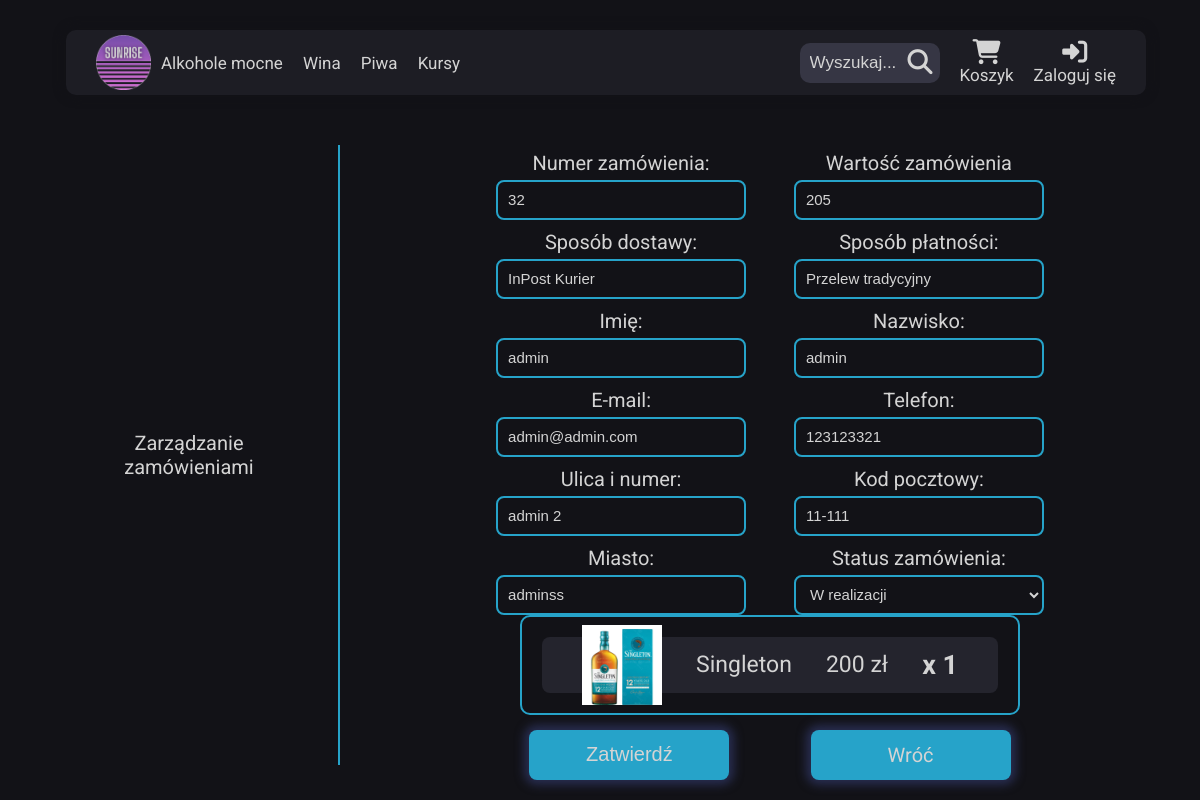
The page /html/admin_panel/edit_order.php?item=32 on the database its author committed.
### tables this page shows
CREATE TABLE `order_details` (
  `id` int(11) NOT NULL,
  `total` float NOT NULL,
  `payment_id` int(11) NOT NULL,
  `shipping_id` int(11) NOT NULL,
  `status` varchar(20) NOT NULL,
  `creation_date` datetime NOT NULL,
  `mod_date` datetime NOT NULL
);

CREATE TABLE `shipping` (
  `id` int(11) NOT NULL,
  `shipper_name` varchar(50) NOT NULL,
  `shipping_cost` float NOT NULL,
  `isActive` tinyint(1) NOT NULL
);

CREATE TABLE `payment` (
  `id` int(11) NOT NULL,
  `payment_name` varchar(50) NOT NULL,
  `payment_cost` float NOT NULL,
  `isActive` tinyint(1) NOT NULL
);

CREATE TABLE `order_data` (
  `id` int(11) NOT NULL,
  `firstname` varchar(50) NOT NULL,
  `lastname` varchar(50) NOT NULL,
  `mail` varchar(100) NOT NULL,
  `telephone` varchar(11) NOT NULL,
  `address_id` int(11) NOT NULL,
  `order_id` int(11) NOT NULL,
  `invoice_name` varchar(100) NOT NULL,
  `invoice_mail` varchar(100) NOT NULL,
  `invoice_telephone` varchar(11) NOT NULL,
  `invoice_address_id` int(11) NOT NULL,
  `status` int(1) NOT NULL DEFAULT 0
);

CREATE TABLE `address` (
  `id` int(11) NOT NULL,
  `city` varchar(50) NOT NULL,
  `postal` varchar(10) NOT NULL,
  `address` varchar(75) NOT NULL,
  `create_date` datetime NOT NULL,
  `mod_date` datetime NOT NULL
);

CREATE TABLE `order_product` (
  `order_id` int(11) NOT NULL,
  `product_id` int(11) NOT NULL,
  `quantity` int(11) NOT NULL
);

CREATE TABLE `photos` (
  `id` int(11) NOT NULL,
  `path` varchar(255) NOT NULL
);

CREATE TABLE `product` (
  `id` int(11) NOT NULL,
  `product_name` varchar(50) NOT NULL,
  `category_id` int(11) NOT NULL,
  `price` float NOT NULL,
  `description` text NOT NULL,
  `stock` int(11) NOT NULL,
  `photo_id` int(11) NOT NULL
);

### html/admin_panel/edit_order.php (the view, shortened to what this page needs)
<?php
require_once('../../php/dblogin.php');
include '../menu_component.php';
$sql = 'select order_details.id, total, payment_name, shipper_name from order_details inner join payment on order_details.payment_id=payment.id inner join shipping on order_details.shipping_id=shipping.id where order_details.id = ?';
$query = $pdo->prepare($sql);
$query->execute([$_GET['item']]);
$order_info = $query->fetch();
$sql = 'select firstname, lastname, mail, telephone, address_id, order_id, status, invoice_name, invoice_mail, invoice_telephone, invoice_address_id from order_data where order_id = ?';
$query = $pdo->prepare($sql);
$query->execute([$_GET['item']]);
$user_info = $query->fetch();
$sql = 'select city, postal, address from address where id = ?';
$query = $pdo->prepare($sql);
$query->execute([$user_info['address_id']]);
$address_info = $query->fetch();
$sql = 'select city, postal, address from address where id = ?';
$query = $pdo->prepare($sql);
$query->execute([$user_info['invoice_address_id']]);
?>
<!DOCTYPE html>
<html lang="pl">
<head>
    <link rel="stylesheet" href="../../css/main.css" />
</head>
<body>
    <?php echo $nav; ?>
    <main class="user admin">
        <section class="user__menu admin__menu">
            <a href="./orders.php" class="user__menu--item admin__menu--item">Zarządzanie zamówieniami</a>
        </section>
        <section class="user__section admin__section">
            <div class="admin__contentContainer admin__editContainer">
                <form class="admin__contentContainer--userForm" id="create-product-form" method="post" action="../../php/admin_panel/edit_order.php">
                    <div class="admin__formContainer">
                        <label for="order_id">Numer zamówienia:</label>
                        <input type="text" name="order_id" id="order_id" class="admin__contentContainer--input" placeholder="Numer zamówienia" value="<?= $order_info['id'] ?>">
                    </div>
                    <div class="admin__formContainer">
                        <label for="total">Wartość zamówienia</label>
                        <input type="text" name="total" id="total" class="admin__contentContainer--input" placeholder="Wartość zamówienia" value="<?= $order_info['total'] ?>">
                    </div>
                    <div class="admin__formContainer">
                        <label for="shipping">Sposób dostawy:</label>
                        <input type="text" name="shipping" id="shipping" class="admin__contentContainer--input" placeholder="Sposób dostawy" value="<?= $order_info['shipper_name'] ?>">
                    </div>
                    <div class="admin__formContainer">
                        <label for="payment">Sposób płatności:</label>
                        <input type="text" name="payment" id="payment" class="admin__contentContainer--input" placeholder="Sposób płatności" value="<?= $order_info['payment_name'] ?>">
                    </div>
                    <div class="admin__formContainer">
                        <label for="firstname">Imię:</label>
                        <input type="text" name="firstname" id="firstname" class="admin__contentContainer--input" placeholder="Imię" value="<?= $user_info['firstname'] ?>">
                    </div>
                    <div class="admin__formContainer">
                        <label for="lastname">Nazwisko:</label>
                        <input type="text" name="lastname" id="lastname" class="admin__contentContainer--input" placeholder="Nazwisko" value="<?= $user_info['lastname'] ?>">
                    </div>
                    <div class="admin__formContainer">
                        <label for="email">E-mail:</label>
                        <input type="email" name="email" id="email" class="admin__contentContainer--input" placeholder="Email" value="<?= $user_info['mail'] ?>">
                    </div>
                    <div class="admin__formContainer">
                        <label for="phone">Telefon:</label>
                        <input type="number" name="phone" id="phone" class="admin__contentContainer--input" placeholder="Telefon" value="<?= $user_info['telephone'] ?>">
                    </div>
                    <div class="admin__formContainer">
                        <label for="address">Ulica i numer:</label>
                        <input type="text" name="address" id="address" class="admin__contentContainer--input" placeholder="Ulica i numer" value="<?= $address_info['address'] ?>">
                    </div>
                    <div class="admin__formContainer">
                        <label for="postcode">Kod pocztowy:</label>
                        <input type="text" name="postcode" id="postcode" class="admin__contentContainer--input" placeholder="Kod pocztowy" value="<?= $address_info['postal'] ?>">
                    </div>
                    <div class="admin__formContainer">
                        <label for="city">Miasto:</label>
                        <input type="text" name="city" id="city" class="admin__contentContainer--input" placeholder="Miasto" value="<?= $address_info['city'] ?>">
                    </div>
                    <div class="admin__formContainer">
                        <label for="status">Status zamówienia:</label>
                        <select name="status" id="status" class="admin__contentContainer--input">
                            <option value="0" <?= $user_info['status'] == 0 ? 'selected' : '' ?>>W realizacji</option>
                        </select>
                    </div>
                    <div class="order__delivery order__productBox">
                        <?php
                        $sql = 'select product_id, quantity from order_product where order_id = ?';
                        $query = $pdo->prepare($sql);
                        $query->execute([$_GET['item']]);
                        while ($product = $query->fetch()):
                            $sql = 'select product_name, price, path from product inner join photos on product.photo_id=photos.id where product.id = ?';
                            $query = $pdo->prepare($sql);
                            $query->execute([$product['product_id']]);
                            $row = $query->fetch();
                        ?>
                            <div class="cart__product order__product">
                                <img src="<?= $row['path'] ?>" alt="" class="cart__product--img">
                                <p class="cart__product--name order__product--name"><?= $row['product_name'] ?></p>
                                <p class="cart__product--price order__product--price"><?= $row['price'] ?> zł</p>
                                <div class="number">
                                    <h3>x <?= $product['quantity'] ?></h3>
                                </div>
                            </div>
                        <?php endwhile; ?>
                    </div>
                    <button type="submit" class="button">Zatwierdź</button>
                    <a href="./orders.php" class="linkButton">Wróć</a>
                </form>
            </div>
        </section>
    </main>
</body>
<?php
$details = ob_get_contents();
echo $details;

### css/main.css (style rules this page uses)
*, *::before, *::after { box-sizing: border-box; margin: 0; padding: 0; }
* { scrollbar-width: none; scrollbar-color: #d4d4d4 #121217; }
input[type=number] { -moz-appearance: textfield; }
html { font-size: 62.5%; scroll-behavior: smooth; }
body { min-height: 100%; display: flex; flex-direction: column; font-family: "Roboto", sans-serif; color: #d4d4d4; background-color: #121217; }
a { text-decoration: none; }
p { font-size: 1.8rem; }
.linkButton { display: flex; align-items: center; justify-content: center; height: 50px; width: 200px; margin-top: 15px; border-radius: 8px; color: #d4d4d4; font-size: 2rem; border: none; background-color: rgb(38, 163, 201); box-shadow: 0px 0px 10px 5px #282d50; cursor: pointer; transition: transform 0.3s; }
.button { height: 50px; width: 200px; margin-top: 15px; border-radius: 8px; color: #d4d4d4; font-size: 2rem; border: none; background-color: rgb(38, 163, 201); box-shadow: 0px 0px 10px 5px #282d50; cursor: pointer; }
p { font-size: 1.5rem; }
.cart__product { height: 100px; width: 100%; display: flex; align-items: center; justify-content: space-between; background-color: #24242d; border-radius: 8px; padding: 0px 40px; }
.cart__product--img { width: 80px; height: 80px; }
.cart__product--name { font-size: 2.5rem; margin: 0; }
.cart__product--price { font-size: 2.5rem; margin: 0; }
.cart__product .number { display: flex; }
.user { height: 80vh; width: 100%; display: flex; padding-top: 20px; }
.user__menu { display: flex; flex-direction: column; align-items: center; justify-content: space-evenly; height: 100%; width: 20%; min-width: 300px; margin-left: 40px; border-right: 2px solid rgb(38, 163, 201); }
.user__menu--item { width: 250px; padding: 20px 5px; font-size: 20px; color: #d4d4d4; text-align: center; }
.user__section { display: flex; flex-direction: column; align-items: center; height: 100%; width: 80%; }
.admin__menu { width: 25%; }
.admin__menu--item { width: 300px; }
.admin__section { height: 99%; width: 75%; }
.admin__formContainer { display: flex; flex-direction: column; align-items: center; justify-content: space-between; gap: 5px; }
.admin__formContainer select { color: #d4d4d4; }
.admin__contentContainer { position: relative; height: 800px; display: flex; flex-direction: column; align-items: center; justify-content: space-evenly; }
.admin__contentContainer form { display: flex; flex-direction: column; align-items: center; }
.admin__contentContainer--userForm { height: 80%; width: 99%; align-content: center; }
.admin__contentContainer label { font-size: 2rem; margin-top: 10px; }
.admin__contentContainer--input { height: 40px; width: 250px; padding: 0 10px; color: #d4d4d4; background: none; border: 2px solid rgb(38, 163, 201); font-size: 1.5rem; border-radius: 8px; }
.admin__editContainer { width: 650px; height: 630px; }
.admin__editContainer form { flex-direction: row; flex-wrap: wrap; justify-content: space-evenly; }
.order__productBox { width: 250px; height: 100px; border: 2px solid rgb(38, 163, 201); border-radius: 10px; }
.order__product { width: 100%; height: 100%; display: flex; }
.order__product p { font-size: 2.3rem; }
.order__product .number { font-size: 2.3rem; }
.order__delivery { width: 500px; padding: 20px; border-radius: 10px; border: 2px solid rgb(38, 163, 201); }
@media (max-width: 1400px) { .admin__menu--item { width: 230px; } }

### rows shown on the page
order_details: order_id "32", total "205", shipping "InPost Kurier", payment "Przelew tradycyjny"
order_data: firstname "admin", lastname "admin", email "admin@admin.com", phone "123123321", status "W realizacji"
address: address "admin 2", postcode "11-111", city "adminss"
order_product: photos.path (picture), product.product_name "Singleton", product.price "200", quantity "1"
